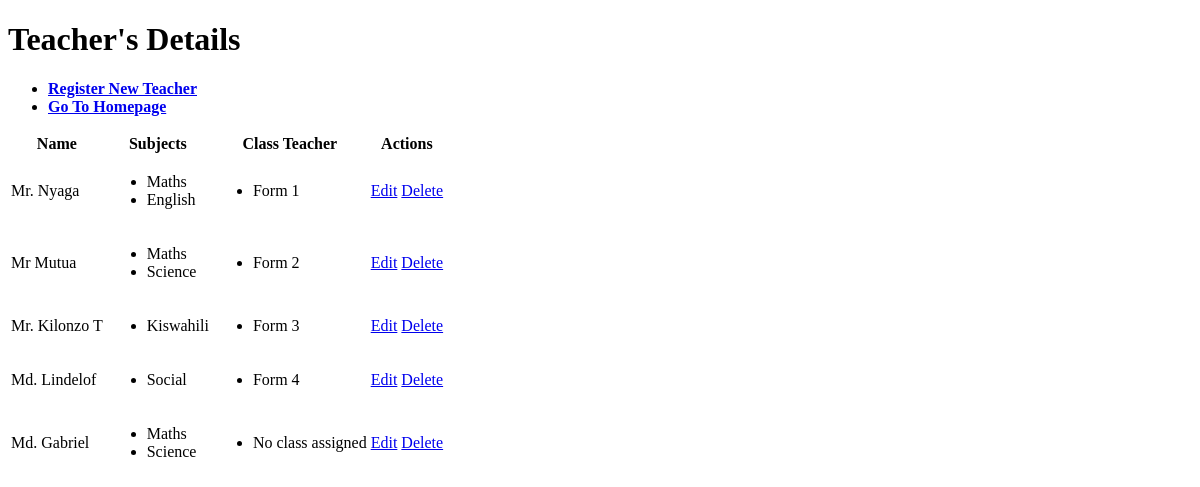
The app's page /teacher-details/ (signed in), older data.
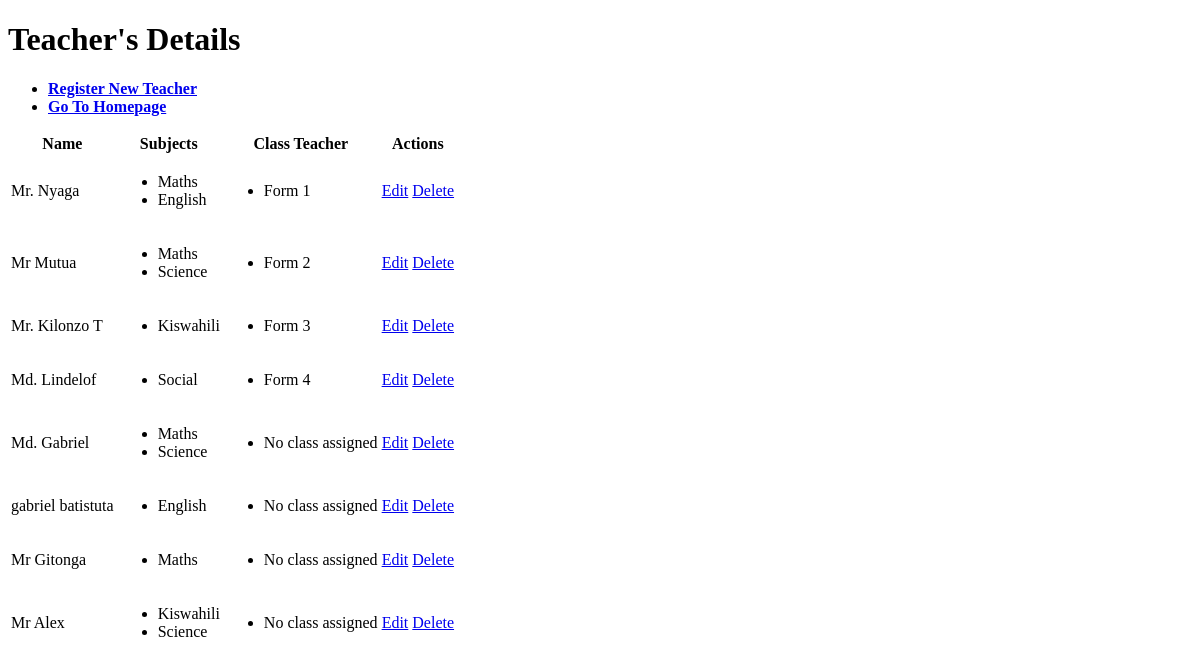
The same page, newer data.
### apps/models.py (models this page shows, shortened)
class Teacher(models.Model):
    id = models.BigAutoField(primary_key=True)
    user = models.OneToOneField(User, on_delete=models.CASCADE, null=True)
    name = models.CharField(max_length=30)
    subject = models.ManyToManyField(Subject)

class Subject(models.Model):
    id = models.BigAutoField(primary_key=True)
    name = models.CharField(max_length=13)

class Grade(models.Model):
    id = models.BigAutoField(primary_key=True)
    name = models.CharField(max_length=6)
    teacher = models.ForeignKey(Teacher, on_delete=models.CASCADE, null=True)

### apps/views.py (the view, shortened to what this page needs)
# urls.py: path('teacher-details/', views.TeacherDetails.as_view(), name="teacher-details"),
class TeacherDetails(LoginRequiredMixin, UserPassesTestMixin, View):
    def test_func(self):
        return self.request.user.is_staff
    def get(self, request):
        teachers = Teacher.objects.all()
        class_teacher = Grade.objects.all()
        context = {
            'teachers': teachers,
            'class_teacher': class_teacher
        }
        return render(request, 'apps/teacher-details.html', context)

### apps/templates/apps/teacher-details.html (shortened to what this page needs)
{% extends 'apps/base.html' %}
{% block content %}
    <h1>Teacher's Details</h1>
    <ul>
        <li> <a href="{% url 'create-teacher' %}"><b>Register New Teacher</b></a></li>
        <li><a href="{% url 'admin-page' %}"><b>Go To Homepage</b></a></li>
    </ul>
    <table>
        <thead>
            <tr>
                <th>Name</th>
                <th>Subjects</th>
                <th>Class Teacher</th>
                <th>Actions</th>
            </tr>
        </thead>
        <tbody>
            {% for teacher in teachers %}
            <tr>
                <td>{{teacher.name}}</td>
                <td>
                    <ul>
                        {% for subject in teacher.subject.all %}
                        <li>
                            {{subject.name}}
                        </li>
                        {% endfor %}
                    </ul>
                </td>
                <td>
                    <ul>
                        {% for grade in teacher.grade_set.all %}
                        <li>
                            {{grade.name}}
                        </li>
                        {% empty %}
                        <li>
                            No class assigned
                        </li>
                        {% endfor %}
                    </ul>
                </td>
                <td>
                    <a href="{% url 'update-teacher' teacher.id %}">Edit</a>
                    <a href="{% url 'delete-teacher' teacher.id %}">Delete</a>
                </td>
            </tr>
            {% empty %}
            <tr>
                <td>No registered teachers yet</td>
            </tr>
            {% endfor %}
        </tbody>
    </table>
{% endblock %}

Row changes from the older to the newer data that the page shows:
added Teacher: name "gabriel batistuta", Subject (name "English")
added Teacher: name "Mr Gitonga", Subject (name "Maths")
added Teacher: name "Mr Alex", Subject (name "Kiswahili"), Subject (name "Science")
